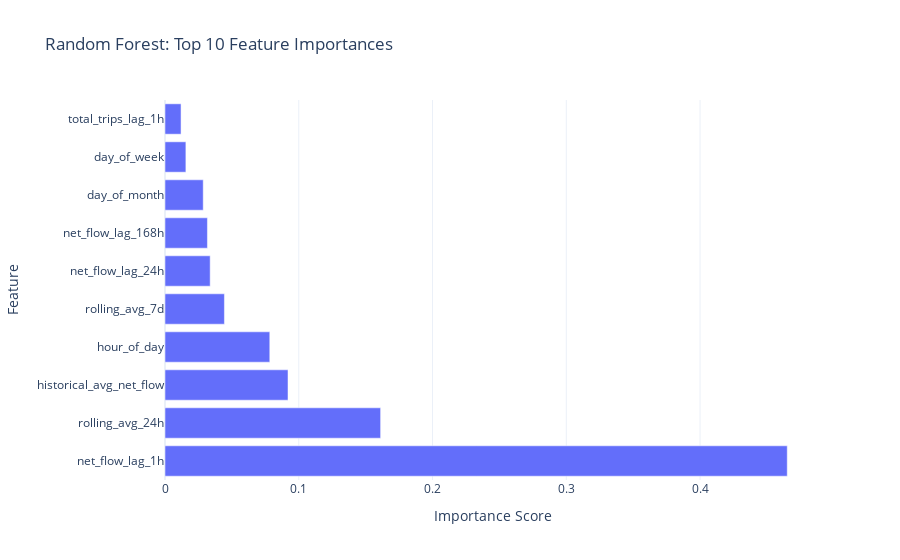

The notebook cell saved with this chart:
### Code cell
# Feature importance
feature_importance_rf = pd.DataFrame({
	'feature': feature_cols,
	'importance': rf_model.feature_importances_
}).sort_values('importance', ascending=False)

print("\nTop 10 Most Important Features (Random Forest):")
print(feature_importance_rf.head(10))

# Visualize
fig = px.bar(
	feature_importance_rf.head(10),
	x='importance',
	y='feature',
	orientation='h',
	title='Random Forest: Top 10 Feature Importances',
	labels={'importance': 'Importance Score', 'feature': 'Feature'},
	template='plotly_white'
)
fig.show()

### Figure 1 — Plotly figure (JSON) as saved in the notebook; plotly's stock layout.template omitted (floating-point values rounded to 4 significant figures)
{"data": [{"hovertemplate": "Importance Score=%{x}<br>Feature=%{y}<extra></extra>", "legendgroup": "", "marker": {"color": "#636efa", "pattern": {"shape": ""}}, "name": "", "orientation": "h", "showlegend": false, "textposition": "auto", "type": "bar", "x": [0.4652, 0.1612, 0.09195, 0.07834, 0.04442, 0.03377, 0.03172, 0.02858, 0.01562, 0.01199], "xaxis": "x", "y": ["net_flow_lag_1h", "rolling_avg_24h", "historical_avg_net_flow", "hour_of_day", "rolling_avg_7d", "net_flow_lag_24h", "net_flow_lag_168h", "day_of_month", "day_of_week", "total_trips_lag_1h"], "yaxis": "y"}], "layout": {"barmode": "relative", "legend": {"tracegroupgap": 0}, "title": {"text": "Random Forest: Top 10 Feature Importances"}, "xaxis": {"anchor": "y", "domain": [0, 1], "title": {"text": "Importance Score"}}, "yaxis": {"anchor": "x", "domain": [0, 1], "title": {"text": "Feature"}}}}
